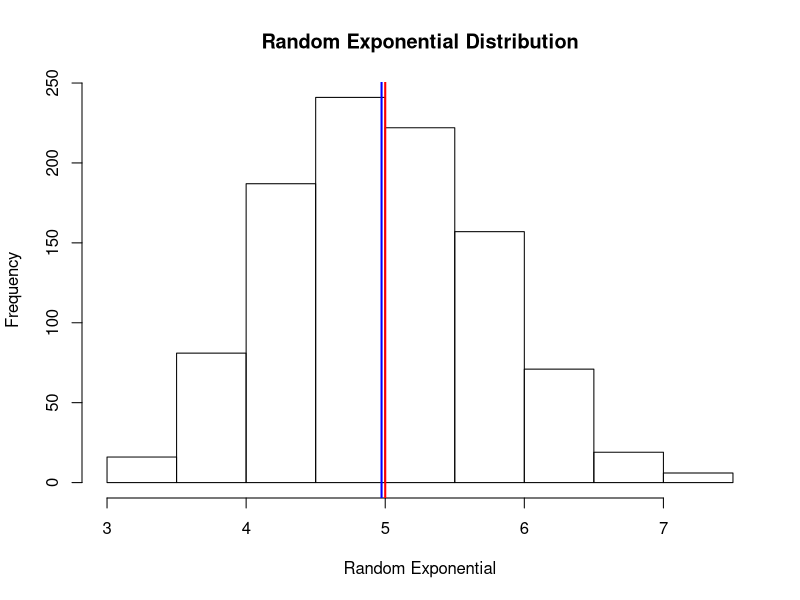
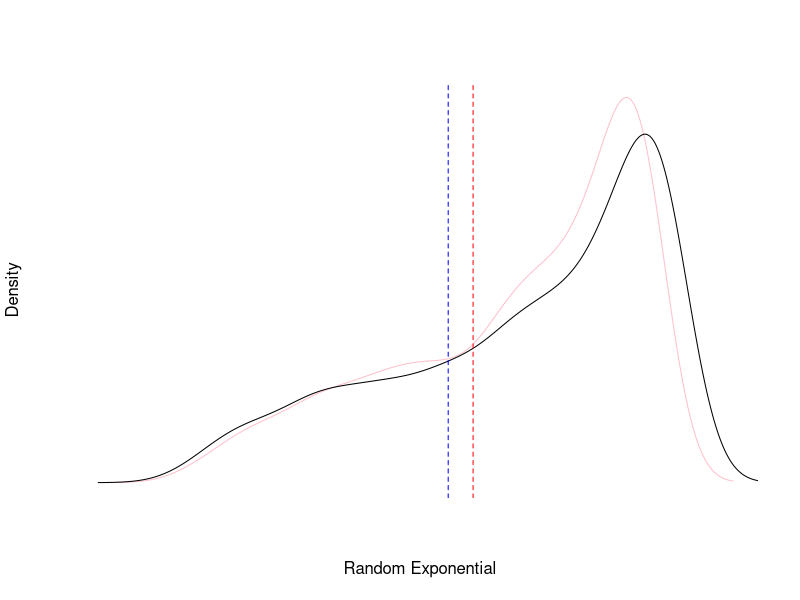
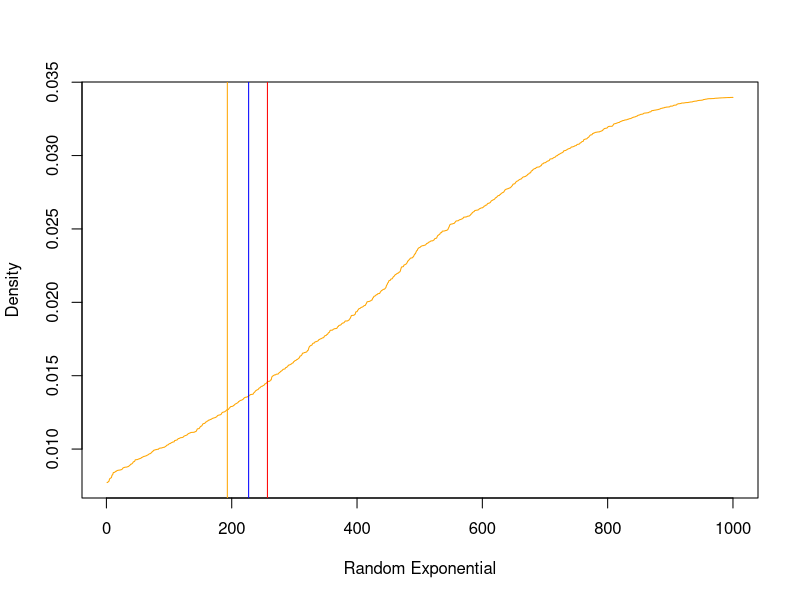

The R script that drew these images, in order:
## ---- chunk 1
library(knitr)
library(ggplot2)

# setting the random generator seed to ensure replicable steps
set.seed(1234);

# declaring known variables 
lambda <- 0.2
t_mean <- 1/lambda
n <- 40
n_sim <- 1000

# generating n=40 random exponentials
my_rexp <- function() { rexp(n, rate = lambda) }
summary(my_rexp())

# generating the 1000 simulated trials
simTrials <- data.frame(values=replicate(n_sim, mean(my_rexp() )))
summary(simTrials$values)

# calculating cumputable variables
s_mean <- mean(simTrials$values)
t_sd <- t_mean * 1 / sqrt(n)
s_sd <- sd(simTrials$values)
s_var <- var(simTrials$values)
t_var <- t_sd^2
## ---- chunk 2
# Random Exponential Distribution
h <- hist(simTrials$values, freq= T, ylab= "Frequency", xlab="Random Exponential", main="Random Exponential Distribution", col=rgb(1, 1, 1, 0.25))
abline(v = t_mean, col="red", lwd = 2, lty = 1)
abline(v = s_mean, col="blue", lwd = 2, lty = 1)
## ---- chunk 3
# Random Exponential Distribution
t_density <- density(dnorm(simTrials$values, mean = t_mean, sd= t_sd), kernel="gaussian")
plot(t_density$x, t_density$y, col = "pink", type="l", xlab="Random Exponential", ylab="Density", axes=F)

s_density <- density(dnorm(simTrials$values, mean = s_mean, sd= s_sd), kernel="gaussian")
lines(s_density$x, s_density$y, col = "black")

abline(v = t_var/2, col="red", lwd = 1, lty = 2)
abline(v = s_var/2, col="blue", lwd = 1, lty = 2)

## ---- chunk 4
seq40 <- runif(1000, min=0, max=40)
g_dnorm <- dnorm(seq40, mean= mean(seq40), sd= sd(seq40))
s_dnorm <- dnorm(simTrials$values, mean = s_mean, sd= s_sd)

plot(sort(g_dnorm), col = "orange", type="l", xlab="Random Exponential", ylab="Density")

hg <- hist(g_dnorm, plot = F)
abline(v = max(hg$counts), col = "orange")

hs <- hist(s_dnorm, plot = F)
abline(v = max(hs$counts), col = "blue")

ht <- hist(dnorm(sort(simTrials$values), mean = t_mean, sd= t_sd), plot = F)
abline(v = max(ht$counts), col = "red")
